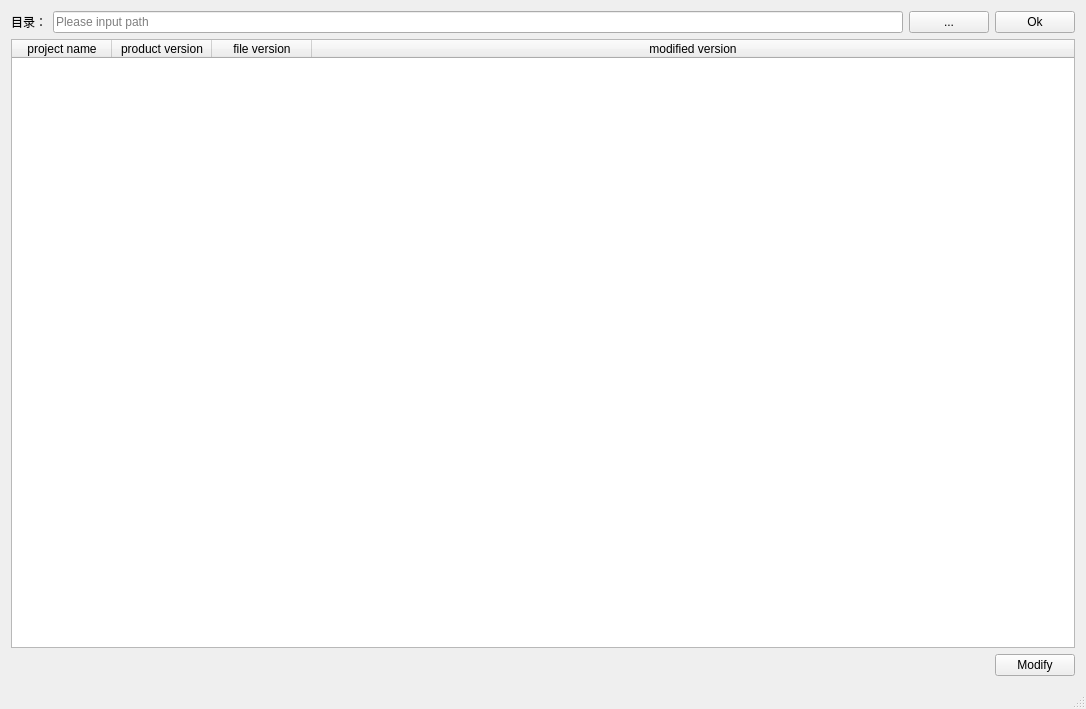
<?xml version="1.0" encoding="UTF-8"?>
<ui version="4.0">
 <class>monMainWindowClass</class>
 <widget class="QMainWindow" name="monMainWindowClass">
  <property name="geometry">
   <rect>
    <x>0</x>
    <y>0</y>
    <width>1086</width>
    <height>709</height>
   </rect>
  </property>
  <property name="windowTitle">
   <string>monkey</string>
  </property>
  <widget class="QWidget" name="centralWidget">
   <layout class="QVBoxLayout" name="verticalLayout">
    <item>
     <layout class="QHBoxLayout" name="horizontalLayout">
      <item>
       <widget class="QLabel" name="label">
        <property name="text">
         <string>目录：</string>
        </property>
       </widget>
      </item>
      <item>
       <widget class="QLineEdit" name="lineedit_path">
        <property name="statusTip">
         <string/>
        </property>
        <property name="placeholderText">
         <string>Please input path</string>
        </property>
        <property name="clearButtonEnabled">
         <bool>true</bool>
        </property>
       </widget>
      </item>
      <item>
       <widget class="QPushButton" name="btn_searchpath">
        <property name="text">
         <string>...</string>
        </property>
       </widget>
      </item>
      <item>
       <widget class="QPushButton" name="btn_ok">
        <property name="text">
         <string>Ok</string>
        </property>
       </widget>
      </item>
     </layout>
    </item>
    <item>
     <widget class="QTableWidget" name="tableWidget">
      <property name="acceptDrops">
       <bool>false</bool>
      </property>
      <property name="frameShadow">
       <enum>QFrame::Sunken</enum>
      </property>
      <property name="sizeAdjustPolicy">
       <enum>QAbstractScrollArea::AdjustToContents</enum>
      </property>
      <attribute name="horizontalHeaderStretchLastSection">
       <bool>true</bool>
      </attribute>
      <attribute name="verticalHeaderStretchLastSection">
       <bool>false</bool>
      </attribute>
      <column>
       <property name="text">
        <string>project name</string>
       </property>
      </column>
      <column>
       <property name="text">
        <string>product version</string>
       </property>
      </column>
      <column>
       <property name="text">
        <string>file version</string>
       </property>
      </column>
      <column>
       <property name="text">
        <string>modified version</string>
       </property>
      </column>
     </widget>
    </item>
    <item>
     <layout class="QHBoxLayout" name="horizontalLayout_2">
      <item>
       <spacer name="horizontalSpacer">
        <property name="orientation">
         <enum>Qt::Horizontal</enum>
        </property>
        <property name="sizeHint" stdset="0">
         <size>
          <width>40</width>
          <height>20</height>
         </size>
        </property>
       </spacer>
      </item>
      <item>
       <widget class="QPushButton" name="btn_modify">
        <property name="text">
         <string>Modify</string>
        </property>
       </widget>
      </item>
     </layout>
    </item>
   </layout>
  </widget>
  <widget class="QStatusBar" name="statusBar"/>
  <widget class="QMenuBar" name="menuBar">
   <property name="geometry">
    <rect>
     <x>0</x>
     <y>0</y>
     <width>1086</width>
     <height>23</height>
    </rect>
   </property>
  </widget>
 </widget>
 <layoutdefault spacing="6" margin="11"/>
 <resources>
  <include location="monmainwindow.qrc"/>
 </resources>
 <connections/>
</ui>
